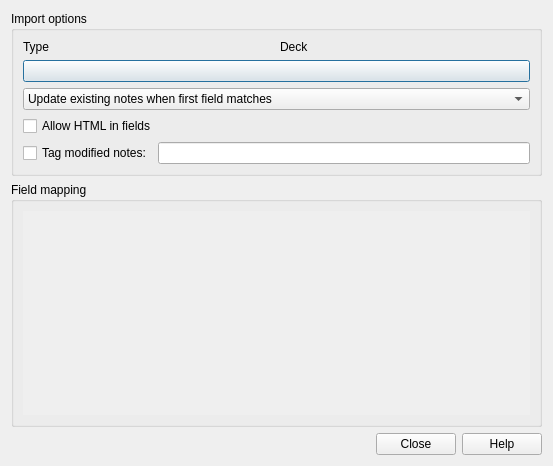
<?xml version="1.0" encoding="UTF-8"?>
<ui version="4.0">
 <class>ImportDialog</class>
 <widget class="QDialog" name="ImportDialog">
  <property name="geometry">
   <rect>
    <x>0</x>
    <y>0</y>
    <width>553</width>
    <height>466</height>
   </rect>
  </property>
  <property name="windowTitle">
   <string>Import</string>
  </property>
  <layout class="QVBoxLayout">
   <item>
    <widget class="QGroupBox" name="groupBox">
     <property name="title">
      <string>Import options</string>
     </property>
     <layout class="QVBoxLayout" name="toplayout">
      <item>
       <layout class="QGridLayout" name="gridLayout_2">
        <item row="0" column="3">
         <widget class="QWidget" name="deckArea" native="true"/>
        </item>
        <item row="0" column="1">
         <widget class="QWidget" name="modelArea" native="true"/>
        </item>
        <item row="0" column="0">
         <widget class="QLabel" name="label">
          <property name="text">
           <string>Type</string>
          </property>
         </widget>
        </item>
        <item row="0" column="2">
         <widget class="QLabel" name="label_2">
          <property name="text">
           <string>Deck</string>
          </property>
         </widget>
        </item>
       </layout>
      </item>
      <item>
       <widget class="QPushButton" name="autoDetect">
        <property name="text">
         <string/>
        </property>
       </widget>
      </item>
      <item>
       <widget class="QComboBox" name="importMode">
        <item>
         <property name="text">
          <string>Update existing notes when first field matches</string>
         </property>
        </item>
        <item>
         <property name="text">
          <string>Ignore lines where first field matches existing note</string>
         </property>
        </item>
        <item>
         <property name="text">
          <string>Import even if existing note has same first field</string>
         </property>
        </item>
       </widget>
      </item>
      <item>
       <widget class="QCheckBox" name="allowHTML">
        <property name="text">
         <string>Allow HTML in fields</string>
        </property>
       </widget>
      </item>
      <item>
       <layout class="QHBoxLayout" name="tagModifiedLayout">
        <item>
         <widget class="QCheckBox" name="tagModifiedCheck">
          <property name="text">
           <string>Tag modified notes:</string>
          </property>
         </widget>
        </item>
        <item>
         <widget class="QLineEdit" name="tagModifiedTag"/>
        </item>
       </layout>
      </item>
     </layout>
    </widget>
   </item>
   <item>
    <widget class="QGroupBox" name="mappingGroup">
     <property name="sizePolicy">
      <sizepolicy hsizetype="Expanding" vsizetype="Expanding">
       <horstretch>0</horstretch>
       <verstretch>0</verstretch>
      </sizepolicy>
     </property>
     <property name="title">
      <string>Field mapping</string>
     </property>
     <layout class="QVBoxLayout" name="verticalLayout_2">
      <item>
       <layout class="QGridLayout" name="gridLayout">
        <item row="0" column="0">
         <widget class="QScrollArea" name="mappingArea">
          <property name="sizePolicy">
           <sizepolicy hsizetype="MinimumExpanding" vsizetype="MinimumExpanding">
            <horstretch>0</horstretch>
            <verstretch>0</verstretch>
           </sizepolicy>
          </property>
          <property name="minimumSize">
           <size>
            <width>400</width>
            <height>150</height>
           </size>
          </property>
          <property name="frameShape">
           <enum>QFrame::NoFrame</enum>
          </property>
          <property name="widgetResizable">
           <bool>true</bool>
          </property>
          <widget class="QWidget" name="scrollAreaWidgetContents">
           <property name="geometry">
            <rect>
             <x>0</x>
             <y>0</y>
             <width>529</width>
             <height>251</height>
            </rect>
           </property>
          </widget>
         </widget>
        </item>
       </layout>
      </item>
     </layout>
    </widget>
   </item>
   <item>
    <widget class="QDialogButtonBox" name="buttonBox">
     <property name="orientation">
      <enum>Qt::Horizontal</enum>
     </property>
     <property name="standardButtons">
      <set>QDialogButtonBox::Close|QDialogButtonBox::Help</set>
     </property>
    </widget>
   </item>
  </layout>
 </widget>
 <tabstops>
  <tabstop>buttonBox</tabstop>
 </tabstops>
 <resources/>
 <connections>
  <connection>
   <sender>buttonBox</sender>
   <signal>accepted()</signal>
   <receiver>ImportDialog</receiver>
   <slot>accept()</slot>
   <hints>
    <hint type="sourcelabel">
     <x>248</x>
     <y>254</y>
    </hint>
    <hint type="destinationlabel">
     <x>157</x>
     <y>274</y>
    </hint>
   </hints>
  </connection>
  <connection>
   <sender>buttonBox</sender>
   <signal>rejected()</signal>
   <receiver>ImportDialog</receiver>
   <slot>reject()</slot>
   <hints>
    <hint type="sourcelabel">
     <x>316</x>
     <y>260</y>
    </hint>
    <hint type="destinationlabel">
     <x>286</x>
     <y>274</y>
    </hint>
   </hints>
  </connection>
 </connections>
</ui>
